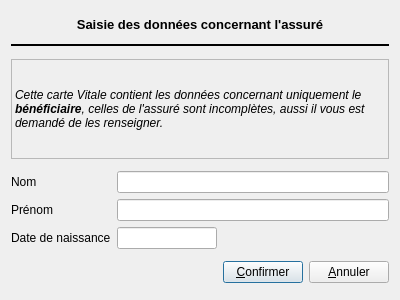
<?xml version="1.0" encoding="UTF-8"?>
<ui version="4.0">
 <class>C_Dlg_Assure</class>
 <widget class="QDialog" name="C_Dlg_Assure">
  <property name="geometry">
   <rect>
    <x>0</x>
    <y>0</y>
    <width>400</width>
    <height>300</height>
   </rect>
  </property>
  <property name="windowTitle">
   <string>Dialog</string>
  </property>
  <layout class="QGridLayout" name="gridLayout_2">
   <item row="0" column="0" colspan="3">
    <widget class="QLabel" name="label_4">
     <property name="sizePolicy">
      <sizepolicy hsizetype="Ignored" vsizetype="Maximum">
       <horstretch>0</horstretch>
       <verstretch>0</verstretch>
      </sizepolicy>
     </property>
     <property name="text">
      <string>&lt;!DOCTYPE HTML PUBLIC &quot;-//W3C//DTD HTML 4.0//EN&quot; &quot;http://www.w3.org/TR/REC-html40/strict.dtd&quot;&gt;
&lt;html&gt;&lt;head&gt;&lt;meta name=&quot;qrichtext&quot; content=&quot;1&quot; /&gt;&lt;style type=&quot;text/css&quot;&gt;
p, li { white-space: pre-wrap; }
&lt;/style&gt;&lt;/head&gt;&lt;body style=&quot; font-family:'MS Shell Dlg 2'; font-size:8.25pt; font-weight:400; font-style:normal;&quot;&gt;
&lt;p align=&quot;center&quot; style=&quot; margin-top:0px; margin-bottom:0px; margin-left:0px; margin-right:0px; -qt-block-indent:0; text-indent:0px;&quot;&gt;&lt;span style=&quot; font-size:10pt; font-weight:600;&quot;&gt;Saisie des données concernant l'assuré&lt;/span&gt;&lt;/p&gt;&lt;/body&gt;&lt;/html&gt;</string>
     </property>
    </widget>
   </item>
   <item row="1" column="0" colspan="3">
    <widget class="Line" name="line">
     <property name="sizePolicy">
      <sizepolicy hsizetype="Preferred" vsizetype="Fixed">
       <horstretch>0</horstretch>
       <verstretch>0</verstretch>
      </sizepolicy>
     </property>
     <property name="frameShadow">
      <enum>QFrame::Plain</enum>
     </property>
     <property name="lineWidth">
      <number>2</number>
     </property>
     <property name="midLineWidth">
      <number>3</number>
     </property>
     <property name="orientation">
      <enum>Qt::Horizontal</enum>
     </property>
    </widget>
   </item>
   <item row="2" column="0" colspan="3">
    <widget class="QLabel" name="label_5">
     <property name="sizePolicy">
      <sizepolicy hsizetype="Preferred" vsizetype="Maximum">
       <horstretch>0</horstretch>
       <verstretch>0</verstretch>
      </sizepolicy>
     </property>
     <property name="frameShape">
      <enum>QFrame::StyledPanel</enum>
     </property>
     <property name="frameShadow">
      <enum>QFrame::Plain</enum>
     </property>
     <property name="lineWidth">
      <number>1</number>
     </property>
     <property name="text">
      <string>&lt;!DOCTYPE HTML PUBLIC &quot;-//W3C//DTD HTML 4.0//EN&quot; &quot;http://www.w3.org/TR/REC-html40/strict.dtd&quot;&gt;
&lt;html&gt;&lt;head&gt;&lt;meta name=&quot;qrichtext&quot; content=&quot;1&quot; /&gt;&lt;style type=&quot;text/css&quot;&gt;
p, li { white-space: pre-wrap; }
&lt;/style&gt;&lt;/head&gt;&lt;body style=&quot; font-family:'MS Shell Dlg 2'; font-size:8.25pt; font-weight:400; font-style:normal;&quot;&gt;
&lt;p style=&quot; margin-top:0px; margin-bottom:0px; margin-left:0px; margin-right:0px; -qt-block-indent:0; text-indent:0px;&quot;&gt;&lt;span style=&quot; font-size:9pt; font-style:italic;&quot;&gt;Cette carte Vitale contient les données concernant uniquement le &lt;/span&gt;&lt;span style=&quot; font-size:9pt; font-weight:600; font-style:italic;&quot;&gt;bénéficiaire&lt;/span&gt;&lt;span style=&quot; font-size:9pt; font-style:italic;&quot;&gt;, celles de l'assuré sont incomplètes, aussi il vous est demandé de les renseigner.&lt;/span&gt;&lt;/p&gt;&lt;/body&gt;&lt;/html&gt;</string>
     </property>
     <property name="wordWrap">
      <bool>true</bool>
     </property>
    </widget>
   </item>
   <item row="3" column="0" colspan="3">
    <layout class="QGridLayout" name="gridLayout">
     <item row="0" column="0">
      <layout class="QVBoxLayout" name="verticalLayout">
       <item>
        <widget class="QLabel" name="label">
         <property name="text">
          <string>Nom</string>
         </property>
        </widget>
       </item>
       <item>
        <widget class="QLabel" name="label_2">
         <property name="text">
          <string>Prénom</string>
         </property>
        </widget>
       </item>
       <item>
        <widget class="QLabel" name="label_3">
         <property name="text">
          <string>Date de naissance</string>
         </property>
        </widget>
       </item>
      </layout>
     </item>
     <item row="0" column="1">
      <layout class="QVBoxLayout" name="verticalLayout_2">
       <item>
        <widget class="QLineEdit" name="lineEdit_nom"/>
       </item>
       <item>
        <widget class="QLineEdit" name="lineEdit_prenom"/>
       </item>
       <item>
        <widget class="C_QLineEdit" name="lineEdit_dateNss">
         <property name="maximumSize">
          <size>
           <width>100</width>
           <height>16777215</height>
          </size>
         </property>
         <property name="toolTip">
          <string>to define</string>
         </property>
         <property name="whatsThis">
          <string>to define for best control</string>
         </property>
        </widget>
       </item>
      </layout>
     </item>
    </layout>
   </item>
   <item row="4" column="0">
    <spacer name="horizontalSpacer">
     <property name="orientation">
      <enum>Qt::Horizontal</enum>
     </property>
     <property name="sizeHint" stdset="0">
      <size>
       <width>217</width>
       <height>20</height>
      </size>
     </property>
    </spacer>
   </item>
   <item row="4" column="1">
    <widget class="QPushButton" name="pushButton_Ok">
     <property name="text">
      <string>&amp;Confirmer</string>
     </property>
    </widget>
   </item>
   <item row="4" column="2">
    <widget class="QPushButton" name="pushButton_Annuler">
     <property name="text">
      <string>&amp;Annuler</string>
     </property>
    </widget>
   </item>
  </layout>
 </widget>
 <customwidgets>
  <customwidget>
   <class>C_QLineEdit</class>
   <extends>QLineEdit</extends>
   <header>../../../MedinTuxTools-QT4/C_QLineEdit/C_QLineEdit.h</header>
  </customwidget>
 </customwidgets>
 <resources/>
 <connections/>
</ui>
